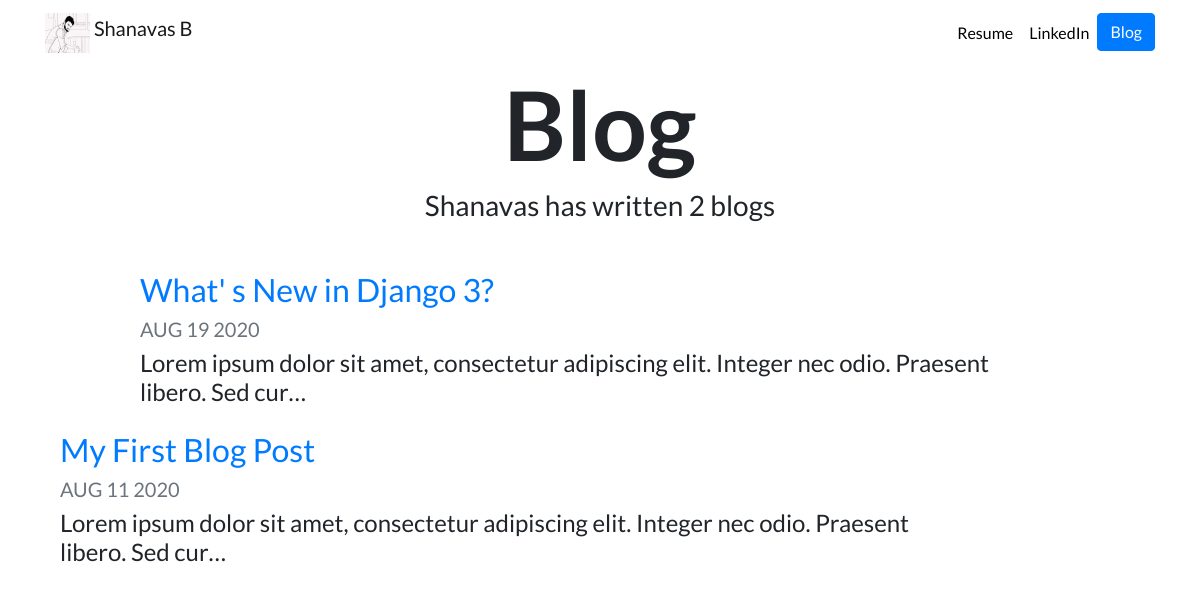
Screenshot of /blog/ with the database file from the repository.
### blog/models.py (models this page shows, shortened)
class Blog(models.Model):
    title = models.CharField(max_length=200)
    description = models.TextField()
    date = models.DateField()

### blog/views.py (the view)
# urls.py: path('', views.all_blogs, name='all_blogs'),
def all_blogs(request):
    blogs = Blog.objects.order_by('-date')
    return render(request,'blog/all_blogs.html', {'blogs':blogs})

### blog/templates/blog/all_blogs.html
{% extends "portfolio/base.html" %}
{% load static %}
{% block content %}
<h1 id="blogtitle" class="font-weight-bold text-center">Blog</h1>
<b></b><h3 class="text-center mb-5">Shanavas has written {{ blogs.count }} blog{{ blogs.count|pluralize }}</h3></b>
{% for blog in blogs %}
<div class="row justify-content-center my-3">
  <div class="col-md-10">
    <a href="{% url 'blog:detail' blog.id %}">
      <h2>{{ blog.title }}</h2>
    </a>
    <h5 class="text-muted">{{ blog.date|date:'M d Y'|upper }}</h5>
    <h4>{{ blog.description|striptags|truncatechars:100 }}</h4>
  </div>
</div
{% endfor %}
{% endblock %}

### portfolio/templates/portfolio/base.html (shortened to what this page needs)
{% load static %}
<!doctype html>
<html lang="en">
<head>
  <link rel="stylesheet" href="https://stackpath.bootstrapcdn.com/bootstrap/4.4.1/css/bootstrap.min.css">
  <link rel="stylesheet" href="{% static "portfolio/custom.css" %}">
  <link href="https://fonts.googleapis.com/css?family=Lato&display=swap" rel="stylesheet">
  <link rel="icon" type="image/png" href="{% static "portfolio/Logo.jpg" %}">
  <title>Shanavas</title>
</head>
<body>
  <nav id="topNav" class="navbar navbar-expand-md navbar-light">
    <div class="container">
      <a class="navbar-brand" href="{% url 'home' %}">
        <img src="{% static "portfolio/Logo.jpg" %}" width="45" height="40" class="d-inline-block align-top" alt="Nick's Logo">
        <span>Shanavas B</span>
      </a>
      <button class="navbar-toggler" type="button" data-toggle="collapse" data-target="#navbarNav" aria-controls="navbarNav" aria-expanded="false" aria-label="Toggle navigation">
        <span class="navbar-toggler-icon"></span>
      </button>
      <div class="collapse navbar-collapse text-center" id="navbarNav">
        <ul class="navbar-nav ml-auto">
          <li class="nav-item">
            <a class="nav-link" href="{% static "portfolio/shanavas-Resume.pdf" %}">Resume</a>
          </li>
          <li class="nav-item">
            <a class="nav-link" href="https://www.linkedin.com/in/shanavas-b-869506157/" target="_blank">LinkedIn</a>
          </li>
          <li>
            <a role="button" href="{% url 'blog:all_blogs' %}" class="btn btn-primary">Blog</a>
          </li>
        </ul>
      </div>
    </div>
  </nav>
  <div class="container">
    {% block content %}{% endblock %}
  </div>
</body>
</html>

### portfolio/static/portfolio/custom.css (style rules this page uses)
.navbar-nav .nav-link { color: rgba(0,0,0,1) !important; }
body { font-family: 'Lato', sans-serif; }
#blogtitle { font-size: 6rem; }

### rows the page displays
Blog: title "What' s New in Django 3?", date "AUG 19 2020", description "Lorem ipsum dolor sit amet, consectetur adipiscing elit. Integer nec odio. Praesent libero. Sed cur…"
Blog: title "My First Blog Post", date "AUG 11 2020", description "Lorem ipsum dolor sit amet, consectetur adipiscing elit. Integer nec odio. Praesent libero. Sed cur…"

### other values shown
{{ blogs.count }} "2"
